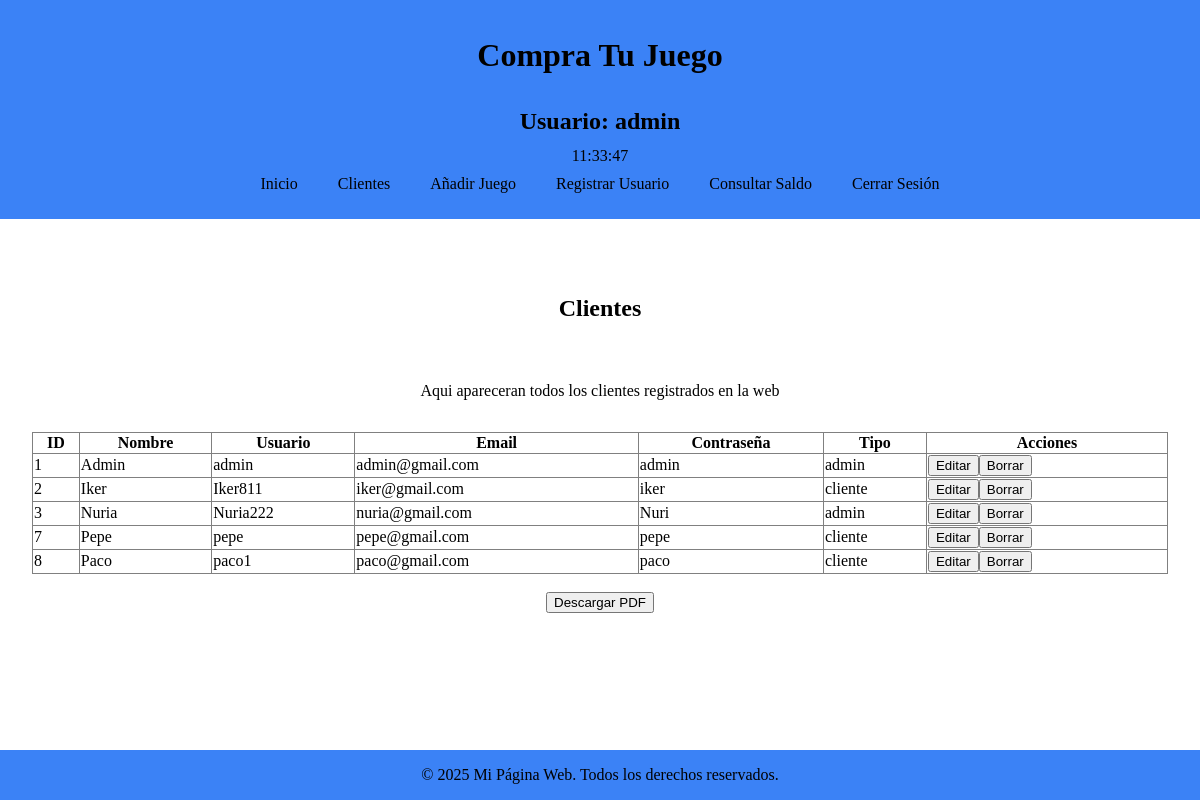
/clientes.php (signed in), run on the app's committed database.
### tables this page shows
CREATE TABLE `usuarios` (
  `id` int(11) NOT NULL,
  `nombre` varchar(50) NOT NULL,
  `usuario` varchar(50) NOT NULL,
  `email` varchar(50) NOT NULL,
  `contraseña` varchar(50) NOT NULL,
  `tipo` varchar(50) NOT NULL
);

### clientes.php (the view, shortened to what this page needs)
<!DOCTYPE html>
<html lang="es">
<head>
    <link rel="stylesheet" href="https://cdnjs.cloudflare.com/ajax/libs/font-awesome/6.0.0-beta3/css/all.min.css">
    <link rel="stylesheet" href="css/css.css">
</head>
<?php
include "conexionbd.php";
?>
<body>
    <header>
        <h1>Compra Tu Juego</h1>
        <p class="Usuario"><?php echo "Usuario: " . htmlspecialchars($_SESSION["usuario"]); ?></p>
        <div id="clock"></div>
        <div>
            <nav class="menu-escritorio">
                <a href="principalAdmin.php">Inicio</a>
                <a href="clientes.php">Clientes</a>
                <a href="añadirJuego.php">Añadir Juego</a>
                <a href="registrarUsuario.php">Registrar Usuario</a>
                <a href="consultarSaldo.php">Consultar Saldo</a>
                <a href="logout.php">Cerrar Sesión</a>
            </nav>
        </div>
    </header>
    <main>
        <h2>Clientes</h2>
        <p class="descripcion">Aqui apareceran todos los clientes registrados en la web</p>
<div class="tabla-responsiva">
    <?php
        $sql = "SELECT * FROM usuarios";
        $result = $conn->query($sql);
        if ($result->num_rows > 0) {
            echo "<table border='1'>
            <tr>
            <th>ID</th>
            <th>Nombre</th>
            <th>Usuario</th>
            <th>Email</th>
            <th>Contraseña</th>
            <th>Tipo</th>
            <th>Acciones</th>
            </tr>";
            while ($row = $result->fetch_assoc()) {
                echo "<tr>";
                echo "<td>" . $row['id'] . "</td>";
                echo "<td>" . $row['nombre'] . "</td>";
                echo "<td>" . $row['usuario'] . "</td>";
                echo "<td>" . $row['email'] . "</td>";
                echo "<td>" . $row['contraseña'] . "</td>";
                echo "<td>" . $row['tipo'] . "</td>";
                echo "<td><button><a href='editarusuarios.php?id={$row['id']}'>Editar</a></button>";
                echo "<button><a href='borrarusuarios.php?id={$row['id']}'>Borrar</a></button></td>";
                echo "</tr>";
            }
            echo "</table>";
        }
        ?>
        </div>
        <form method="post">
            <br>
            <button type="submit" name="download_pdf" class="botonClientes">Descargar PDF</button>
        </form>
    </main>
    <footer>
        &copy; 2025 Mi Página Web. Todos los derechos reservados.
    </footer>
</body>
</html>

### css/css.css (style rules this page uses)
body { margin: 0; display: flex; flex-direction: column; min-height: 100vh; }
main { flex-grow: 1; height: 100%; padding: 2em; }
header { background-color: #3B82F6; width: 100%; display: flex; justify-content: center; align-items: center; flex-direction: column; padding-bottom: 1em; padding-top: 1em; }
header p { margin: 0.5em 0em; font-size: 1.5em; font-weight: bold; }
.descripcion { text-align: center; padding: 1em; }
.Usuario { grid: 2; display: flex; justify-content: center; align-items: center; }
.menu-escritorio { display: none; }
h2 { text-align: center; display: flex; justify-content: center; align-items: center; padding: 1em; }
.botonClientes { display: flex; justify-content: center; align-items: center; margin-left: auto; margin-right: auto; }
footer { display: flex; justify-content: end; align-items: center; flex-direction: column; background-color: #3B82F6; padding: 1em; width: 100%; max-width: 100%; overflow-x: hidden; box-sizing: border-box; }
.errorBorrar button, a { display: flex; justify-content: center; text-decoration: none; color: black; }
.tabla-responsiva { width: 100%; overflow: auto; }
table { width: 100%; border-collapse: collapse; }
@media (min-width:768px) { .menu-escritorio { display: flex; justify-content: center; align-items: center; gap: 20px; } }
@media (min-width:768px) { .menu-escritorio a { color: black; text-decoration: none; padding: 10px; } }

### data on the page
usuarios: id "1", nombre "Admin", usuario "admin", email "admin@gmail.com", contraseña "admin", tipo "admin"
usuarios: id "2", nombre "Iker", usuario "Iker811", email "iker@gmail.com", contraseña "iker", tipo "cliente"
usuarios: id "3", nombre "Nuria", usuario "Nuria222", email "nuria@gmail.com", contraseña "Nuri", tipo "admin"
usuarios: id "7", nombre "Pepe", usuario "pepe", email "pepe@gmail.com", contraseña "pepe", tipo "cliente"
usuarios: id "8", nombre "Paco", usuario "paco1", email "paco@gmail.com", contraseña "paco", tipo "cliente"

### other printed values
$_SESSION["usuario"] "admin"
